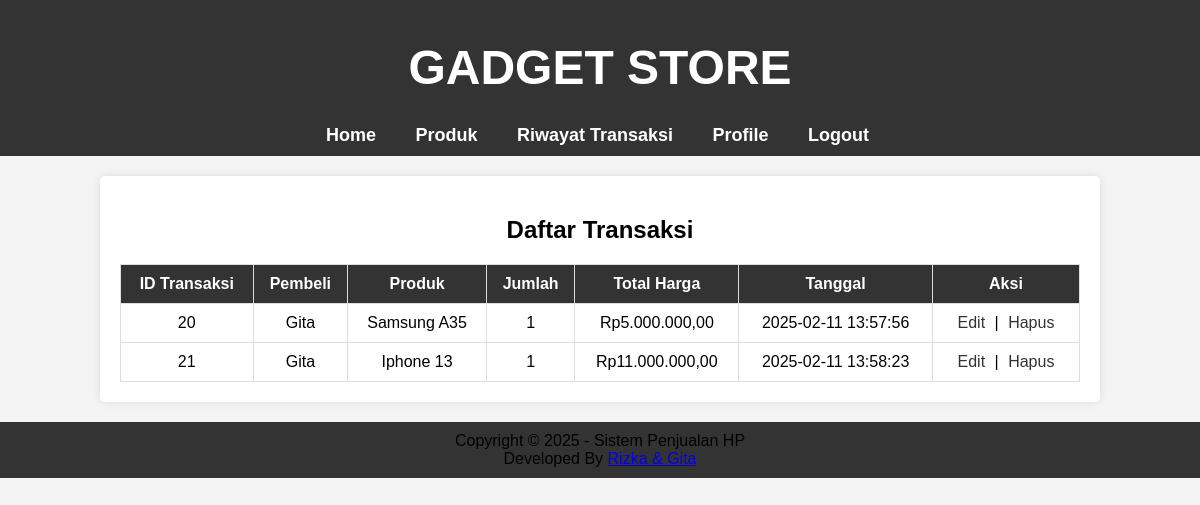
/pembeli/?adm=transaksiView, run on the app's committed database.
### tables this page shows
CREATE TABLE `transaksi` (
  `id_transaksi` int(11) NOT NULL,
  `id_pembeli` int(100) NOT NULL,
  `id_produk` int(11) NOT NULL,
  `jumlah` int(11) NOT NULL,
  `total_harga` decimal(10,2) NOT NULL,
  `tanggal_transaksi` timestamp NOT NULL DEFAULT current_timestamp() ON UPDATE current_timestamp()
);

CREATE TABLE `pembeli` (
  `id_pembeli` int(11) NOT NULL,
  `username` varchar(50) NOT NULL,
  `password` varchar(200) NOT NULL,
  `nama` varchar(100) NOT NULL,
  `email` varchar(100) NOT NULL,
  `nomor_hp` varchar(20) NOT NULL,
  `alamat` text NOT NULL
);

CREATE TABLE `produk` (
  `id_produk` int(11) NOT NULL,
  `nama_produk` varchar(50) NOT NULL,
  `merk` varchar(50) NOT NULL,
  `harga` decimal(10,2) NOT NULL,
  `stok` int(11) NOT NULL,
  `gambar` varchar(200) NOT NULL,
  `deskripsi` text NOT NULL
);

### pembeli/transaksiView.php (the view)
<?php
include "../koneksi/koneksi.php";
$query = "SELECT t.id_transaksi, p.nama AS nama_pembeli, pr.nama_produk, pr.gambar, t.jumlah, pr.harga,
          (t.jumlah * pr.harga) AS total, t.tanggal_transaksi
          FROM transaksi t
          JOIN pembeli p ON t.id_pembeli = p.id_pembeli
          JOIN produk pr ON t.id_produk = pr.id_produk";
$result = mysqli_query($koneksi, $query);
?>
<h2>Daftar Transaksi</h2>
<table border="1">
    <tr>
        <th>ID Transaksi</th>
        <th>Pembeli</th>
        <th>Produk</th>
        <th>Jumlah</th>
        <th>Total Harga</th>
        <th>Tanggal</th>
        <th>Aksi</th>
    </tr>
    <?php while ($data = mysqli_fetch_assoc($result)) { ?>
        <tr>
            <td><?= $data['id_transaksi']; ?></td>
            <td><?= $data['nama_pembeli']; ?></td>
            <td><?= $data['nama_produk']; ?></td>
            <td><?= $data['jumlah']; ?></td>
            <td>Rp<?= number_format($data['total'], 2, ',', '.'); ?></td>
            <td><?= $data['tanggal_transaksi']; ?></td>
            <td>
                <a href="transaksiEdit.php?id=<?= $data['id_transaksi']; ?>">Edit</a> |
                <a href="transaksiDelete.php?id=<?= $data['id_transaksi']; ?>" onclick="return confirm('Yakin ingin menghapus?')">Hapus</a>
            </td>
        </tr>
    <?php } ?>
</table>

### pembeli/index.php (shortened to what this page needs)
<!DOCTYPE html>
<html lang="id">
<head>
    <link rel="stylesheet" href="../css/stylesheet.css">
</head>
<body>
    <header>
        <section class="title">GADGET STORE</section>
    </header>
    <section id="navigator">
        <ul class="menus">
            <li><a href="../pembeli/index.php?adm=home">Home</a></li>
            <li><a href="../pembeli/index.php?adm=produk">Produk</a></li>
            <li><a href="../pembeli/index.php?adm=transaksiView">Riwayat Transaksi</a></li>
            <li><a href="../pembeli/index.php?adm=profile">Profile</a></li>
            <li><a href="../admin/logout.php">Logout</a></li>
        </ul>
    </section>
    <section id="container">
        <?php
        if (empty($_GET)) {
            include("home.php");
        } else {
            if ($_GET["adm"] == "home") {
                include("home.php");
            } elseif ($_GET["adm"] == "produk") {
                include("produkView.php");
            } elseif ($_GET["adm"] == "transaksiView") {
                include("TransaksiView.php");
            } elseif ($_GET["adm"] == "profile") {
                include("profile.php");
            }
        }
        ?>
    </section>
    <footer>
    <font color=#000> Copyright &copy; 2025 - Sistem Penjualan HP <br />
    Developed By <a href="#" target="_new">Rizka & Gita</a>
    </font>
</footer>
</body>
</html>

### css/stylesheet.css (style rules this page uses)
body { font-family: Arial, sans-serif; margin: 0; padding: 0; background-color: #f4f4f4; }
header { background: #333; color: white; padding: 20px; text-align: center; }
.title { font-size: 24px; font-weight: bold; }
#navigator { background: #444; padding: 10px; text-align: center; }
.menus { list-style: none; padding: 0; margin: 0; }
.menus li { display: inline; margin: 0 15px; }
.menus li a { color: white; text-decoration: none; font-size: 18px; }
#container { padding: 20px; background: white; margin: 20px auto; width: 80%; box-shadow: 0px 0px 10px rgba(0, 0, 0, 0.1); border-radius: 5px; }
table { width: 100%; border-collapse: collapse; margin-top: 20px; }
table, th, td { border: 1px solid #ddd; padding: 10px; text-align: center; }
th { background: #333; color: white; }
td a { text-decoration: none; color: #333; margin: 0 5px; }
footer { text-align: center; padding: 20px; background: #333; color: white; margin-top: 20px; }

### pembeli/index.php (style rules this page uses)
.title { font-size: 3rem; color: #fff; text-align: center; margin-top: 20px; font-weight: bold; }
#navigator { background-color: #333; padding: 10px 0; }
#navigator ul.menus { list-style-type: none; text-align: center; }
#navigator ul.menus li { display: inline-block; margin-right: 20px; }
#navigator ul.menus li a { color: white; text-decoration: none; font-size: 18px; font-weight: bold; }
#container { padding: 20px; text-align: center; }
footer { text-align: center; background-color: #333; color: white; padding: 10px 0; }

### data on the page
transaksi: id_transaksi "20", id_pembeli.nama "Gita", id_produk.nama_produk "Samsung A35", jumlah "1", total "5.000.000,00", tanggal_transaksi "2025-02-11 13:57:56"
transaksi: id_transaksi "21", id_pembeli.nama "Gita", id_produk.nama_produk "Iphone 13", jumlah "1", total "11.000.000,00", tanggal_transaksi "2025-02-11 13:58:23"
